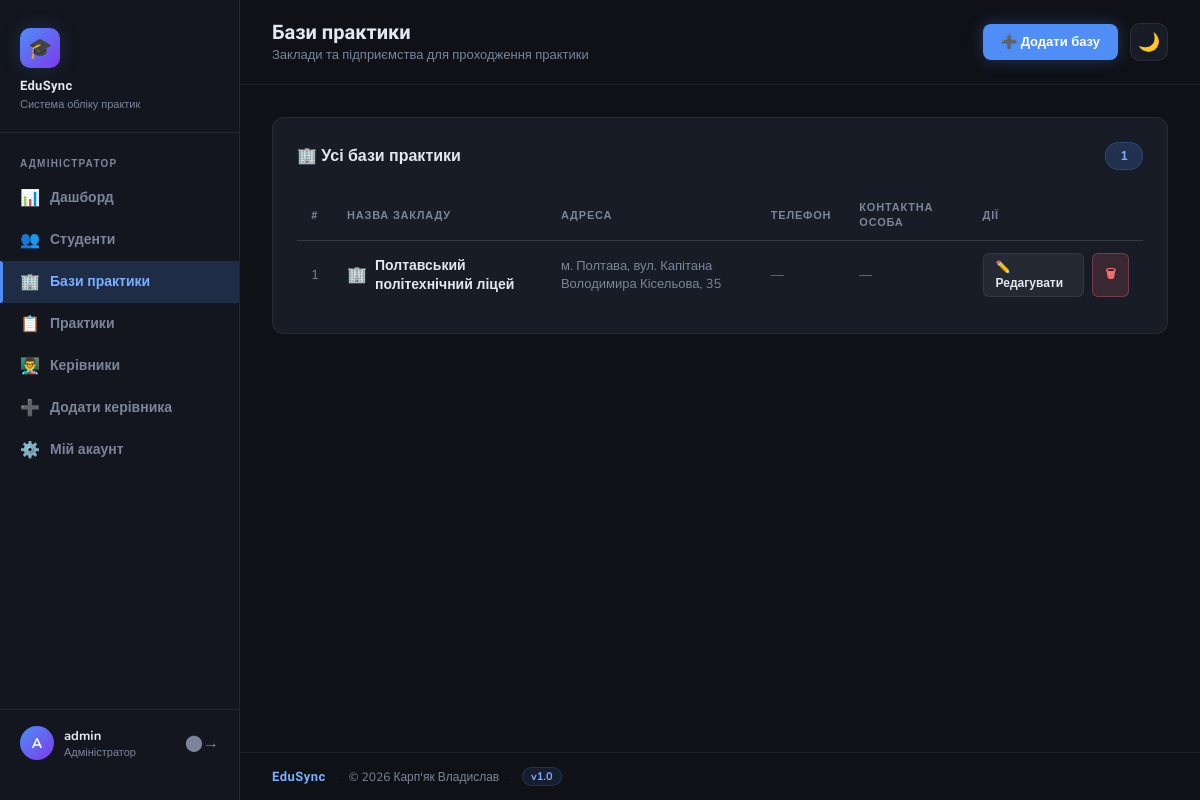
The app's page /admin/companies (signed in), older data.
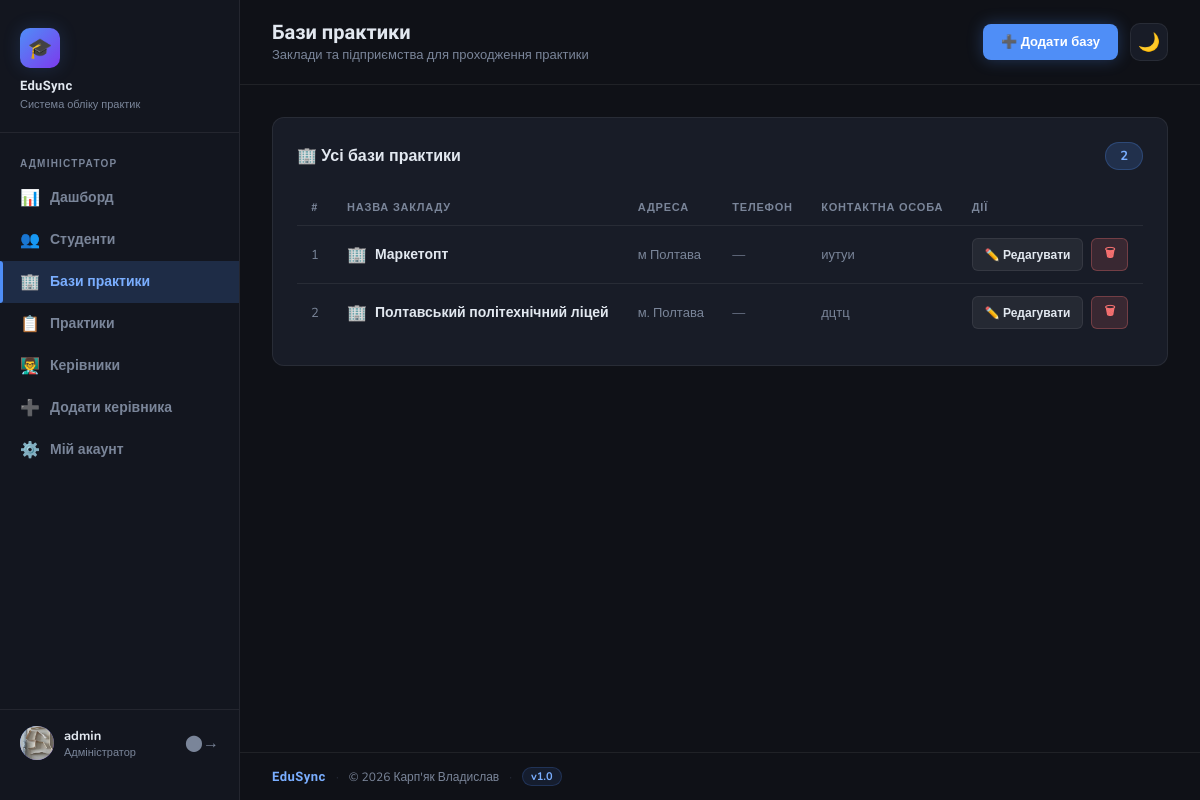
The same page, newer data.
### tables this page shows
CREATE TABLE companies (
            id              INTEGER PRIMARY KEY AUTOINCREMENT,
            name            TEXT NOT NULL,
            address         TEXT NOT NULL,
            phone           TEXT,
            contact_person  TEXT
        );

### app.py (the view)
@app.route('/admin/companies')
@admin_required
def admin_companies():
    companies = get_all_companies()
    return render_template('admin/companies.html', companies=companies)

### auth.py (called while the page is built)
def get_current_user_role():
    return session.get('user_role')

def is_logged_in():
    return 'user_id' in session

def admin_required(f):
    @wraps(f)
    def decorated_function(*args, **kwargs):
        if not is_logged_in():
            flash('Будь ласка, увійдіть у систему.', 'warning')
            return redirect(url_for('login'))
        if get_current_user_role() != 'admin':
            flash('У вас немає доступу до цієї сторінки.', 'danger')
            return redirect(url_for('dashboard'))
        return f(*args, **kwargs)
    return decorated_function

### database.py (called while the page is built)
def get_db_connection():
    conn = sqlite3.connect(DB_NAME)
    conn.execute('PRAGMA foreign_keys = ON')
    conn.row_factory = sqlite3.Row
    return conn

def get_all_companies():
    conn = get_db_connection()
    companies = conn.execute(
        'SELECT * FROM companies ORDER BY name'
    ).fetchall()
    conn.close()
    return companies

### templates/admin/companies.html (shortened to what this page needs)
{% extends 'base.html' %}
{% block page_title %}Бази практики{% endblock %}
{% block page_subtitle %}Заклади та підприємства для проходження практики{% endblock %}
{% block topbar_actions %}
    <a href="{{ url_for('admin_add_company') }}" class="btn btn-primary">➕ Додати базу</a>
{% endblock %}
{% block content %}
<div class="card">
    <div class="card-header">
        <div class="card-title">🏢 Усі бази практики</div>
        <span class="count-badge">{{ companies | length }}</span>
    </div>
    {% if companies %}
        <div class="table-wrap">
            <table>
                <thead>
                    <tr>
                        <th>#</th>
                        <th>Назва закладу</th>
                        <th>Адреса</th>
                        <th>Телефон</th>
                        <th>Контактна особа</th>
                        <th>Дії</th>
                    </tr>
                </thead>
                <tbody>
                    {% for c in companies %}
                    <tr>
                        <td class="row-num">{{ loop.index }}</td>
                        <td>
                            <div class="company-name">
                                <span class="company-icon">🏢</span>
                                {{ c.name }}
                            </div>
                        </td>
                        <td class="muted-cell">{{ c.address or '—' }}</td>
                        <td class="muted-cell">{{ c.phone or '—' }}</td>
                        <td class="muted-cell">{{ c.contact_person or '—' }}</td>
                        <td>
                            <div class="action-row">
                                <a href="{{ url_for('admin_edit_company', company_id=c.id) }}"
                                   class="btn btn-secondary btn-sm">✏️ Редагувати</a>
                                <a href="{{ url_for('admin_delete_company', company_id=c.id) }}"
                                   class="btn btn-danger btn-sm"
                                   onclick="return confirm('Видалити «{{ c.name }}»?')">
                                   🗑</a>
                            </div>
                        </td>
                    </tr>
                    {% endfor %}
                </tbody>
            </table>
        </div>
    {% endif %}
</div>
{% endblock %}

### templates/base.html (shortened to what this page needs)
<!DOCTYPE html>
<html lang="uk">
<head>
</head>
<body>
    <aside class="sidebar">
        <div class="sidebar-logo">
            <div class="logo-icon">🎓</div>
            <h2>EduSync</h2>
            <p>Система обліку практик</p>
        </div>
        <nav>
            {% if session.get('user_role') == 'admin' %}
                <div class="sidebar-section-title">Адміністратор</div>
                <a href="{{ url_for('admin_dashboard') }}"
                   class="nav-link {% if request.endpoint == 'admin_dashboard' %}active{% endif %}">
                    <span class="nav-icon">📊</span> Дашборд
                </a>
                <a href="{{ url_for('admin_students') }}"
                   class="nav-link {% if 'student' in request.endpoint %}active{% endif %}">
                    <span class="nav-icon">👥</span> Студенти
                </a>
                <a href="{{ url_for('admin_companies') }}"
                   class="nav-link {% if 'compan' in request.endpoint %}active{% endif %}">
                    <span class="nav-icon">🏢</span> Бази практики
                </a>
                <a href="{{ url_for('admin_practices') }}"
                   class="nav-link {% if 'practice' in request.endpoint %}active{% endif %}">
                    <span class="nav-icon">📋</span> Практики
                </a>
                <a href="{{ url_for('admin_teachers') }}"
                   class="nav-link {% if request.endpoint in ['admin_teachers','admin_delete_teacher'] %}active{% endif %}">
                    <span class="nav-icon">👨‍🏫</span> Керівники
                </a>
                <a href="{{ url_for('admin_add_teacher') }}"
                   class="nav-link {% if request.endpoint == 'admin_add_teacher' %}active{% endif %}">
                    <span class="nav-icon">➕</span> Додати керівника
                </a>
                <a href="{{ url_for('my_account') }}"
                   class="nav-link {% if request.endpoint == 'my_account' %}active{% endif %}">
                    <span class="nav-icon">⚙️</span> Мій акаунт
                </a>
            {% endif %}
        </nav>
        <div class="sidebar-user">
            <div class="user-avatar">
                {% if session.get('user_avatar') %}
                    <img src="{{ url_for('static', filename='avatars/' + session.get('user_avatar')) }}"
                         alt="avatar" style="width:100%;height:100%;object-fit:cover;border-radius:50%;">
                {% else %}
                    {{ session.get('user_login', '?')[0].upper() }}
                {% endif %}
            </div>
            <div class="user-info">
                <div class="user-name">{{ session.get('user_login', '') }}</div>
                <div class="user-role">
                    {% if session.get('user_role') == 'admin' %}Адміністратор
                    {% elif session.get('user_role') == 'teacher' %}Керівник практики
                    {% elif session.get('user_role') == 'student' %}Студент
                    {% endif %}
                </div>
            </div>
            <a href="{{ url_for('logout') }}" class="logout-btn" title="Вийти">⬤→</a>
        </div>
    </aside>
    <div class="main-wrapper">
        <div class="topbar">
            <div>
                <div class="page-title">{% block page_title %}{% endblock %}</div>
                <div class="page-subtitle">{% block page_subtitle %}{% endblock %}</div>
            </div>
            <div class="topbar-right">
                {% block topbar_actions %}{% endblock %}
                <button class="theme-toggle" onclick="toggleTheme()" title="Змінити тему" id="themeToggle">
                    <span id="themeIcon">🌙</span>
                </button>
            </div>
        </div>
        <div class="content">
            {% block content %}{% endblock %}
        </div>
        <footer class="site-footer">
            <span class="footer-brand">EduSync</span>
            <span class="footer-sep">·</span>
            <span class="footer-copy">© 2026 Карп'як Владислав</span>
            <span class="footer-sep">·</span>
            <span class="footer-ver">v1.0</span>
        </footer>
    </div>
</body>
</html>

### templates/admin/companies.html (style rules this page uses)
.count-badge { background: var(--accent-glow); color: var(--accent-light); border: 1px solid rgba(79,142,247,0.25); padding: 4px 14px; border-radius: 20px; font-size: 13px; font-weight: 700; }
.row-num { color: var(--text-muted); font-size: 13px; width: 36px; }
.company-name { display: flex; align-items: center; gap: 8px; font-weight: 600; font-size: 14px; }
.company-icon { font-size: 16px; }
.muted-cell { font-size: 13px; color: var(--text-muted); }
.action-row { display: flex; gap: 8px; }

Row changes from the older to the newer data that the page shows:
added companies: name "Маркетопт", address "м Полтава", phone "—", contact_person "иутуи"
changed companies "Полтавський політехнічний ліцей": address "м. Полтава, вул. Капітана Володимира Кісельова, 35" → "м. Полтава"; contact_person "—" → "дцтц"
Text that changed along with them:
{{ companies | length }}: "1" → "2"
{{ session.get('user_login', '?')[0].upper() }}: "A" → (not shown)
